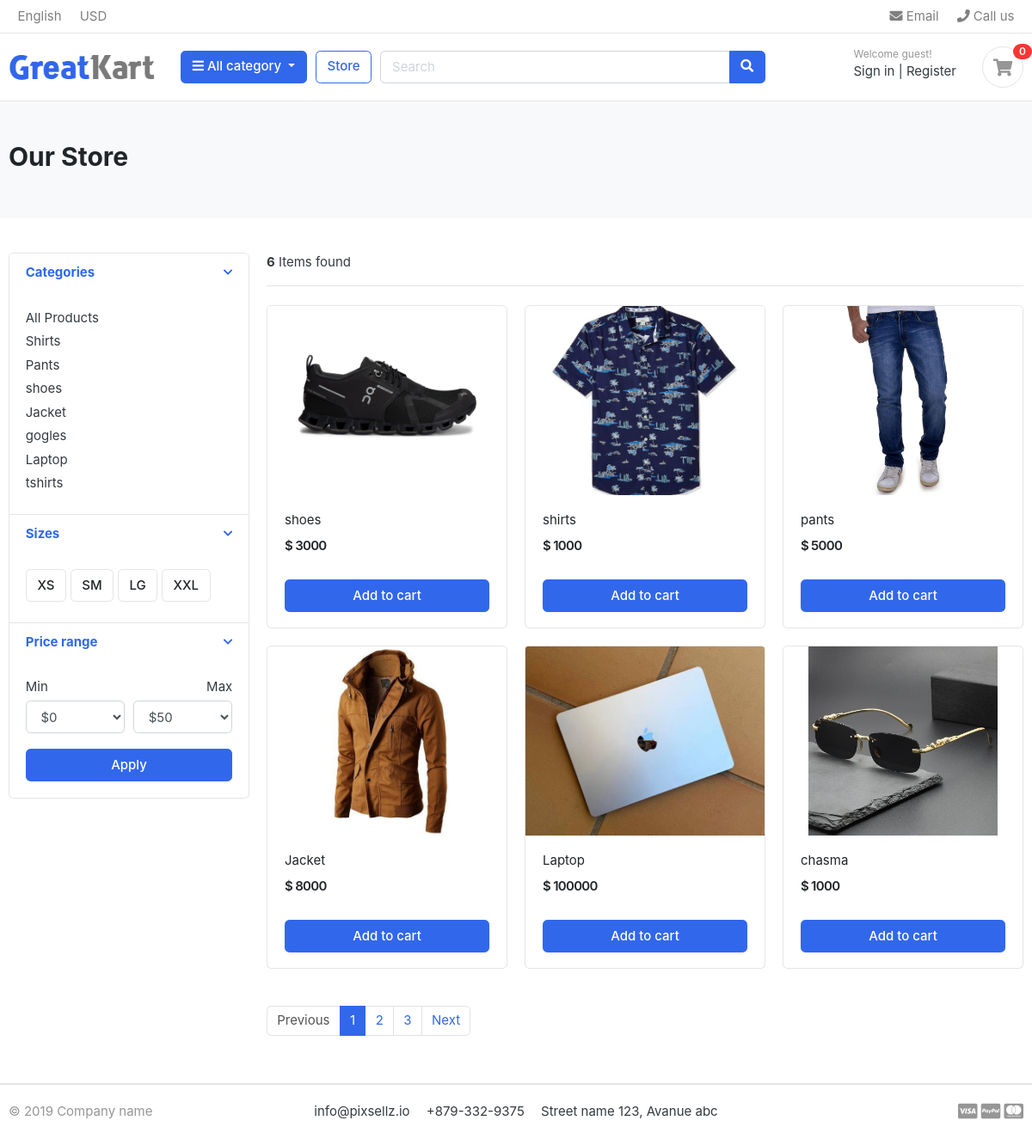
/store/, run on the app's committed database.
### category/models.py (models this page shows, shortened)
class Category(models.Model):
    category_name = models.CharField(max_length=50)
    slug = models.SlugField(max_length=100, unique=True)
    description = models.TextField(max_length=255, blank=True)
    cat_img = models.ImageField(upload_to='photos/categories',blank=True)
    class Meta:
        verbose_name = 'category'
        verbose_name_plural = 'categories'
    def get_url(self):
        return reverse('products_by_category', args=[self.slug])

### store/models.py (models this page shows, shortened)
class Product(models.Model):
    product_name = models.CharField(max_length= 200, unique=True)
    slug = models.SlugField(max_length=200, unique=True)
    description = models.TextField(max_length=500, blank=True)
    price = models.IntegerField()
    images = models.ImageField(upload_to='photos/products')
    stock = models.IntegerField()
    is_available = models.BooleanField(default = True)
    category = models.ForeignKey(Category, on_delete=models.CASCADE)
    created_date = models.DateTimeField(auto_now_add=True)
    modified_date = models.DateTimeField(auto_now_add=True)
    def get_url(self):
         return reverse('product_detail', args=[self.category.slug, self.slug])

### store/views.py (the view)
# urls.py: path('store/', include('store.urls')),
def store(request, category_slug=None):
    categories=None
    products=None
    if category_slug != None:
        categories = get_object_or_404(Category, slug=category_slug)
        products= Product.objects.filter(category=categories, is_available=True)
        product_count=products.count()
    else:
        products=Product.objects.all().filter(is_available=True)
        product_count=products.count()
    context = {
        'products' : products,
        'product_count': product_count,
    }
    return render (request, 'store/store.html', context)

### category/context_processors.py (called while the page is built)
def menu_links(request):
    links = Category.objects.all()
    return dict(links=links)

### templates/store/store.html (shortened to what this page needs)
{% extends 'base.html' %}
{% load static %}
{% block content %}
<section class="section-pagetop bg">
<div class="container">
	<h2 class="title-page">Our Store</h2>
</div>
</section>
<section class="section-content padding-y">
<div class="container">
<div class="row">
	<aside class="col-md-3">
<div class="card">
	<article class="filter-group">
		<header class="card-header">
			<a href="#" data-toggle="collapse" data-target="#collapse_1" aria-expanded="true" class="">
				<i class="icon-control fa fa-chevron-down"></i>
				<h6 class="title">Categories</h6>
			</a>
		</header>
		<div class="filter-content collapse show" id="collapse_1" style="">
			<div class="card-body">
				<ul class="list-menu">
					<li><a href="{% url 'store' %}">All Products </a></li>
					{% for category in links %}
				<li><a href="{{ category.get_url }}">{{category.category_name}} </a></li>
				{% endfor %}
				</ul>
			</div>
		</div>
	</article>
	<article class="filter-group">
		<header class="card-header">
			<a href="#" data-toggle="collapse" data-target="#collapse_4" aria-expanded="true" class="">
				<i class="icon-control fa fa-chevron-down"></i>
				<h6 class="title">Sizes </h6>
			</a>
		</header>
		<div class="filter-content collapse show" id="collapse_4" style="">
			<div class="card-body">
			  <label class="checkbox-btn">
			    <span class="btn btn-light"> XS </span>
			  </label>
			  <label class="checkbox-btn">
			    <span class="btn btn-light"> SM </span>
			  </label>
			  <label class="checkbox-btn">
			    <span class="btn btn-light"> LG </span>
			  </label>
			  <label class="checkbox-btn">
			    <span class="btn btn-light"> XXL </span>
			  </label>
		</div>
		</div>
	</article>
	<article class="filter-group">
		<header class="card-header">
			<a href="#" data-toggle="collapse" data-target="#collapse_3" aria-expanded="true" class="">
				<i class="icon-control fa fa-chevron-down"></i>
				<h6 class="title">Price range </h6>
			</a>
		</header>
		<div class="filter-content collapse show" id="collapse_3" style="">
			<div class="card-body">
				<div class="form-row">
				<div class="form-group col-md-6">
				  <label>Min</label>
				  	<select class="mr-2 form-control">
						<option value="0">$0</option>
					</select>
				</div>
				<div class="form-group text-right col-md-6">
				  <label>Max</label>
				  	<select class="mr-2 form-control">
						<option value="50">$50</option>
					</select>
				</div>
				</div>
				<button class="btn btn-block btn-primary">Apply</button>
			</div>
		</div>
	</article>
</div>
	</aside>
	<main class="col-md-9">
<header class="border-bottom mb-4 pb-3">
		<div class="form-inline">
			<span class="mr-md-auto"> <b>{{ product_count }}</b> Items found</span>
		</div>
</header>
<div class="row">
	{% for product in products %}
	<div class="col-md-4">
		<figure class="card card-product-grid">
			<div class="img-wrap">
				<a href="{{ product.get_url }}"><img src="{{ product.images.url }}"></a>
			</div>
			<figcaption class="info-wrap">
				<div class="fix-height">
					<a href="{{ product.get_url }}" class="title">{{ product.product_name }}</a>
					<div class="price-wrap mt-2">
						<span class="price">$ {{ product.price }}</span>
					</div>
				</div>
				<a href="#" class="btn btn-block btn-primary">Add to cart </a>
			</figcaption>
		</figure>
	</div>
	{% endfor %}
</div>
<nav class="mt-4" aria-label="Page navigation sample">
  <ul class="pagination">
    <li class="page-item disabled"><a class="page-link" href="#">Previous</a></li>
    <li class="page-item active"><a class="page-link" href="#">1</a></li>
    <li class="page-item"><a class="page-link" href="#">2</a></li>
    <li class="page-item"><a class="page-link" href="#">3</a></li>
    <li class="page-item"><a class="page-link" href="#">Next</a></li>
  </ul>
</nav>
	</main>
</div>
</div>
</section>
{% endblock%}

### ecommerce/static/css/ui.css (style rules this page uses)
html { font-family: "Inter", sans-serif; font-size: 15px; }
.img-wrap { text-align: center; display: block; }
.img-wrap img { max-width: 100%; }
.price-wrap { letter-spacing: -0.7px; }
.padding-y { padding-top: 40px; padding-bottom: 40px; }
figure { margin-bottom: 0; }
article:after, .form-group:after { display: block; clear: both; content: ""; }
.bg { background-color: #f8f9fa; }
.title-page { color: #212529; }
.btn-light { background-color: #fff; border-color: #e4e4e4; }
[class*=list-] li:after { visibility: hidden; display: block; content: ""; overflow: hidden; height: 0; clear: both; }
.list-menu { list-style: none; margin: 0; padding-left: 0; }
.list-menu li { margin-bottom: 5px; }
.list-menu a { color: #343a40; }
[class*=card-product] a.title { color: #212529; display: block; }
[class*=card-product] .img-wrap { overflow: hidden; position: relative; }
[class*=card-product] .img-wrap img { height: 100%; max-width: 100%; width: auto; display: inline-block; -o-object-fit: cover; object-fit: cover; }
.card-product-grid { margin-bottom: 20px; }
.card-product-grid .img-wrap { border-radius: 0.2rem 0.2rem 0 0; height: 220px; }
.card-product-grid .info-wrap { overflow: hidden; padding: 18px 20px; }
.card-product-grid .fix-height { height: 80px; overflow: hidden; }
.card .img-wrap { overflow: hidden; }
.price { font-weight: 600; color: #212529; }
.icon-control { margin-top: 5px; float: right; font-size: 80%; }
.card-header .title { margin-bottom: 0; line-height: 1.5; }
.filter-group { border-bottom: 1px solid #e4e4e4; }
.filter-group .card-header { border-bottom: 0; }
.filter-group:last-child { border-bottom: 0; }
.checkbox-btn { position: relative; }
.section-pagetop { padding: 45px 0; }

### data on the page
Category: category_name "Shirts"
Category: category_name "Pants"
Category: category_name "shoes"
Category: category_name "Jacket"
Category: category_name "gogles"
Category: category_name "Laptop"
Category: category_name "tshirts"
Product: images (picture), product_name "shoes", price "3000"
Product: images (picture), product_name "shirts", price "1000"
Product: images (picture), product_name "pants", price "5000"
Product: images (picture), product_name "Jacket", price "8000"
Product: images (picture), product_name "Laptop", price "100000"
Product: images (picture), product_name "chasma", price "1000"

### other printed values
{{ product_count }} "6"
